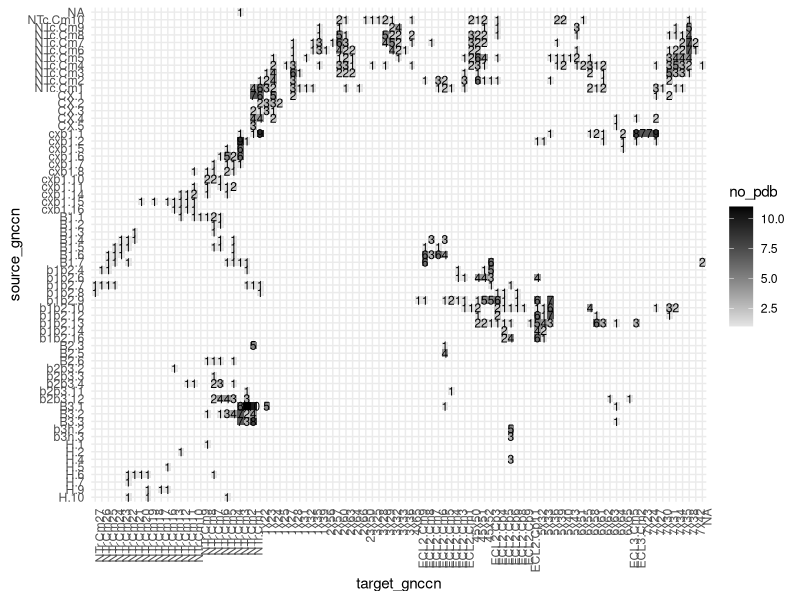
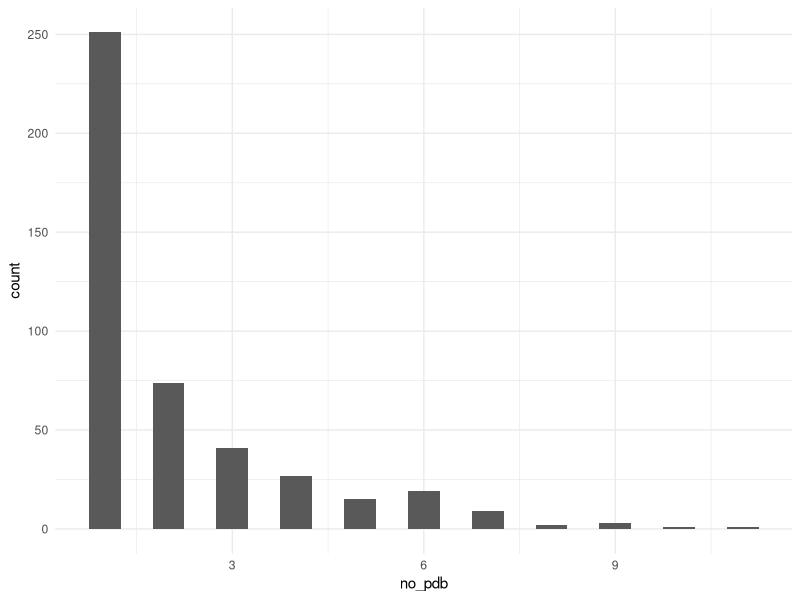

The R source for these figures, in order:
# Name:     04_contact_matrix_res_plot.R
# Updated:  20221004
# Author:   Andrew Kleist

# packages, working directory
setwd("~/Desktop/Volkman_Lab/BABU_VOLKMAN/CHEMOKINE_PRJ/Data/chemokine_gpcr_ms/")
library(tidyverse)

##### 1: MASTER CK-CKR CONTACT MATRIX & HISTOGRAM - 0.5 A ######################
  
  # (1) IMPORT, ORDER ----------------------------------------------------------

  # import contacts, select interface only, select Xray only
  res <- read_csv("05_integrate/output/RIN_CONS_CLASS.csv") %>%
    filter(file != "6meo") %>%
    select(source_gnccn, target_gnccn, no_pdb)

  # order positions
  order.ck <- as.factor(c("NTc.Cm10","NTc.Cm9","NTc.Cm8","NTc.Cm7","NTc.Cm6","NTc.Cm5","NTc.Cm4","NTc.Cm3","NTc.Cm2","NTc.Cm1", "NTc.Cm0", "CX.1", "CX.2", "CX.3", "CX.4", "CX.5","cxb1.1","cxb1.2","cxb1.5","cxb1.6","cxb1.7","cxb1.8","cxb1.10","cxb1.11","cxb1.14","cxb1.15","cxb1.16","B1.1","B1.2","B1.3","B1.4","B1.5","B1.6","B1.7","b1b2.4","b1b2.6","b1b2.7","b1b2.8", "b1b2.9","b1b2.10","b1b2.12","b1b2.13","b1b2.14","b1b2.16","B2.1","B2.2","B2.3","B2.4","B2.5","B2.6","b2b3.2","b2b3.3","b2b3.4","b2b3.11","b2b3.12","B3.1","B3.2","B3.3","B3.4","b3h.1","b3h.2","b3h.3","b3h.4","H.1","H.2","H.3","H.4","H.5","H.6","H.7","H.8","H.9","H.10"))
  res$source_gnccn <- factor(res$source_gnccn, levels = rev(order.ck))
  
  order.ckr <- as.factor(c("NTr.Cm27","NTr.Cm26","NTr.Cm25","NTr.Cm24","NTr.Cm23","NTr.Cm22","NTr.Cm21", "NTr.Cm20","NTr.Cm19","NTr.Cm18","NTr.Cm17","NTr.Cm16","NTr.Cm15","NTr.Cm14","NTr.Cm13","NTr.Cm12","NTr.Cm11","NTr.Cm10","NTr.Cm9","NTr.Cm8","NTr.Cm7","NTr.Cm6","NTr.Cm5","NTr.Cm4","NTr.Cm3","NTr.Cm2","NTr.Cm1","NTr.Cys","NTr.Cp1","NTr.Cp2","NTr.Cp3","NTr.Cp4","NTr.Cp5","NTr.Cp6","1x22", "1x23", "1x24","1x25","1x26","1x27","1x28","1x29","1x30","1x31","1x32","1x33","1x34","1x35","1x36","1x37","1x38","1x39","1x40","1x41","1x42","1x43","1x44","1x45","1x46","1x47","1x48","1x49","1x50","1x51","1x52","1x53","1x54","1x55","1x56","1x57","1x58","1x59","1x60","12x48","12x49","12x50","12x51","2x37","2x38","2x39","2x40","2x41","2x42","2x43","2x44","2x45","2x46","2x47","2x48","2x49","2x50","2x51","2x52","2x53","2x54","2x55","2x56","2x57","2x58","2x59","2x60","2x61","2x62","2x63","2x64","2x65","2x66", "23x50", "3x22","3x23","3x24","3x25","3x26","3x27","3x28","3x29","3x30","3x31","3x32","3x33","3x34","3x35","3x36","3x37","3x38","3x39","3x40","3x41","3x42","3x43","3x44","3x45","3x46","3x47","3x48","3x49","3x50","3x51","3x52","3x53","3x54","3x55","ICL2","4x38","4x39","4x40","4x41","4x42","4x43","4x44","4x45","4x46","4x47","4x48","4x49","4x50","4x51","4x52","4x53","4x54","4x55","4x56","4x57","4x59","4x60","4x61","4x62","4x63", "4x65", "ECL2.Cm9","ECL2.Cm8","ECL2.Cm7","ECL2.Cm6","ECL2.Cm5","ECL2.Cm4","ECL2.Cm3","ECL2.Cm2","ECL2.Cm1","45x50","45x51","45x52","ECL2.Cp3","ECL2.Cp4","ECL2.Cp5","ECL2.Cp6","ECL2.Cp7","ECL2.Cp8","ECL2.Cp9","ECL2.Cp10","ECL2.Cp11", "5x32","5x33", "5x34","5x35","5x36","5x37","5x38","5x39","5x40","5x41","5x42","5x43","5x44","5x45","5x46","5x461","5x47","5x48","5x49","5x50","5x51","5x52","5x53","5x54","5x55","5x56","5x57","5x58","5x59","5x60","5x61","5x62","5x63","5x64","5x65","5x66","5x67","5x68","ICL3","6x29","6x30","6x31","6x32","6x33","6x34","6x35","6x36","6x37","6x38","6x39","6x40","6x41","6x42","6x43","6x44","6x45","6x46","6x47","6x48","6x49","6x50","6x51","6x52","6x53","6x54","6x55","6x56","6x57","6x58","6x59","6x60","6x61","6x62","6x63","6x64","6x65","ECL3.Cm5","ECL3.Cm4","ECL3.Cm3","ECL3.Cm2","7x23","7x24","7x25","7x26","7x27","7x28","7x29","7x30","7x31","7x32","7x33","7x34","7x35","7x36","7x37","7x38","7x39","7x40","7x41","7x42","7x43","7x45","7x46","7x47","7x48","7x49","7x50","7x51","7x52","7x53","7x54","7x55","7x56","8x47","8x48","8x49","8x50","8x51","8x52","8x53","8x54","8x55","8x56","8x57","8x58","8x59","8x60","8x61","8x62"))
  res$target_gnccn <- factor(res$target_gnccn, levels = order.ckr)
  
  # add descriptive column for number of contacts
  res <- res %>% mutate(no = case_when(
    no_pdb == 1 ~ "one",
    no_pdb == 2 ~ "two",
    no_pdb == 3 ~ "three",
    no_pdb == 4 ~ "four",
    no_pdb == 5 ~ "five",
    no_pdb == 6 ~ "six",
    no_pdb == 7 ~ "seven",
    no_pdb == 8 ~ "eight",
    no_pdb == 9 ~ "nine",
    no_pdb == 10 ~ "ten",
    no_pdb == 11 ~ "eleven"
  ))
  
  # capture "consensus"
  res.sum.0.5a <- res %>% filter(no_pdb > 5) %>% unique()
  res.sum.0.5a <- res.sum.0.5a %>% select(-no_pdb, -no)

  # (2) PLOT -------------------------------------------------------------------
  
  # PLOT POSITION MATRIX
  res %>%
    unique() %>%
    
    ggplot(aes(target_gnccn, source_gnccn, fill = no_pdb)) +
    geom_tile() +
    scale_fill_gradient(low="grey90", high="black") +
    geom_text(aes(target_gnccn, source_gnccn, label = no_pdb), size = 3) +
    theme_minimal() +
    theme(axis.text.x = element_text(angle = 90, hjust = 1))
  
  # PLOT HISTO
  res %>%
    unique() %>%
    ggplot(aes(no_pdb)) +
    geom_histogram(binwidth=0.5) +
    theme_minimal()

   
